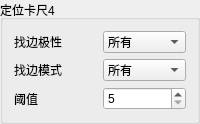
         <widget class="QGroupBox" name="groupBox_5">
          <property name="title">
           <string>定位卡尺4</string>
          </property>
          <layout class="QGridLayout" name="gridLayout_9">
           <item row="0" column="0">
            <widget class="QLabel" name="label_50">
             <property name="text">
              <string>找边极性</string>
             </property>
            </widget>
           </item>
           <item row="0" column="1">
            <widget class="QComboBox" name="comboBox_location_caliper4_transition">
             <item>
              <property name="text">
               <string>所有</string>
              </property>
             </item>
             <item>
              <property name="text">
               <string>黑到白</string>
              </property>
             </item>
             <item>
              <property name="text">
               <string>白到黑</string>
              </property>
             </item>
            </widget>
           </item>
           <item row="1" column="0">
            <widget class="QLabel" name="label_52">
             <property name="text">
              <string>找边模式</string>
             </property>
            </widget>
           </item>
           <item row="1" column="1">
            <widget class="QComboBox" name="comboBox_location_caliper4_select">
             <item>
              <property name="text">
               <string>所有</string>
              </property>
             </item>
             <item>
              <property name="text">
               <string>第一边</string>
              </property>
             </item>
             <item>
              <property name="text">
               <string>最后一边</string>
              </property>
             </item>
            </widget>
           </item>
           <item row="2" column="0">
            <widget class="QLabel" name="label_54">
             <property name="text">
              <string>阈值</string>
             </property>
            </widget>
           </item>
           <item row="2" column="1">
            <widget class="QSpinBox" name="spinBox_location_caliper4_thre">
             <property name="minimum">
              <number>5</number>
             </property>
             <property name="maximum">
              <number>60</number>
             </property>
            </widget>
           </item>
          </layout>
         </widget>
